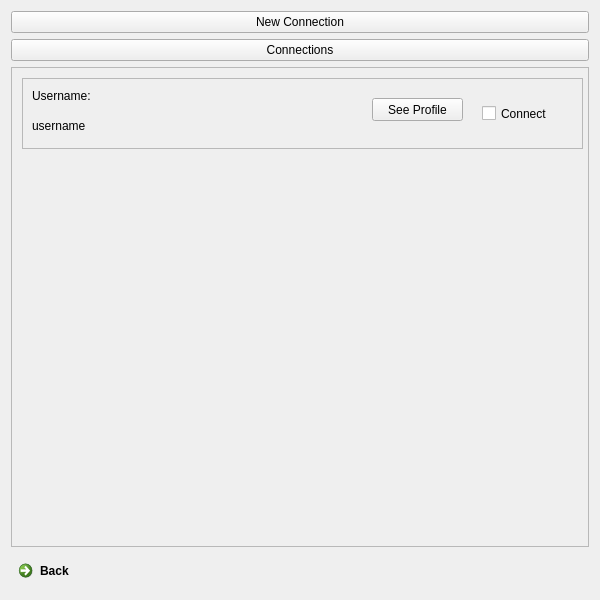
<?xml version="1.0" encoding="UTF-8"?>
<ui version="4.0">
 <class>Form</class>
 <widget class="QWidget" name="Form">
  <property name="geometry">
   <rect>
    <x>0</x>
    <y>0</y>
    <width>600</width>
    <height>600</height>
   </rect>
  </property>
  <property name="windowTitle">
   <string>Form</string>
  </property>
  <layout class="QVBoxLayout" name="verticalLayout">
   <item>
    <widget class="QPushButton" name="newConnection">
     <property name="text">
      <string>New Connection</string>
     </property>
    </widget>
   </item>
   <item>
    <widget class="QPushButton" name="connections">
     <property name="text">
      <string>Connections</string>
     </property>
    </widget>
   </item>
   <item>
    <widget class="QScrollArea" name="scrollArea">
     <property name="widgetResizable">
      <bool>true</bool>
     </property>
     <widget class="QWidget" name="scrollAreaWidgetContents">
      <property name="geometry">
       <rect>
        <x>0</x>
        <y>0</y>
        <width>580</width>
        <height>475</height>
       </rect>
      </property>
      <widget class="QFrame" name="frame">
       <property name="geometry">
        <rect>
         <x>10</x>
         <y>10</y>
         <width>561</width>
         <height>71</height>
        </rect>
       </property>
       <property name="frameShape">
        <enum>QFrame::StyledPanel</enum>
       </property>
       <property name="frameShadow">
        <enum>QFrame::Raised</enum>
       </property>
       <widget class="QLabel" name="username">
        <property name="geometry">
         <rect>
          <x>10</x>
          <y>10</y>
          <width>141</width>
          <height>16</height>
         </rect>
        </property>
        <property name="text">
         <string>Username:</string>
        </property>
       </widget>
       <widget class="QLabel" name="username2">
        <property name="geometry">
         <rect>
          <x>10</x>
          <y>40</y>
          <width>141</width>
          <height>16</height>
         </rect>
        </property>
        <property name="text">
         <string>username</string>
        </property>
       </widget>
       <widget class="QCheckBox" name="checkBox">
        <property name="geometry">
         <rect>
          <x>460</x>
          <y>20</y>
          <width>70</width>
          <height>31</height>
         </rect>
        </property>
        <property name="text">
         <string>Connect</string>
        </property>
       </widget>
       <widget class="QPushButton" name="seeProfile">
        <property name="geometry">
         <rect>
          <x>350</x>
          <y>20</y>
          <width>91</width>
          <height>23</height>
         </rect>
        </property>
        <property name="text">
         <string>See Profile</string>
        </property>
       </widget>
      </widget>
     </widget>
    </widget>
   </item>
   <item>
    <widget class="QCommandLinkButton" name="commandLinkButton">
     <property name="text">
      <string>Back</string>
     </property>
    </widget>
   </item>
  </layout>
 </widget>
 <resources/>
 <connections/>
</ui>
